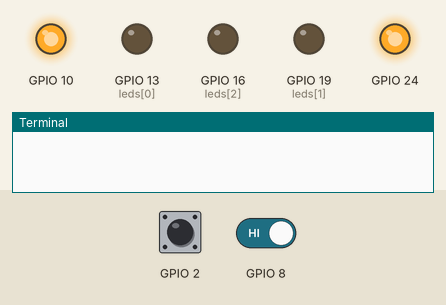
A program run on a simulated Raspberry Pi (BCM pin numbers). Shown: output pins drawn as LEDs (lit = HIGH), the last lines printed to the terminal. Inputs (shaded band) come from the test bench; at power-on: GPIO 8 HIGH, GPIO 2 HIGH. At 6.6 s the program stops and its outputs stay as they are.

Above: at 5.0 s.
5.1 s: GPIO 8 driven LOW
At 5.7 s:
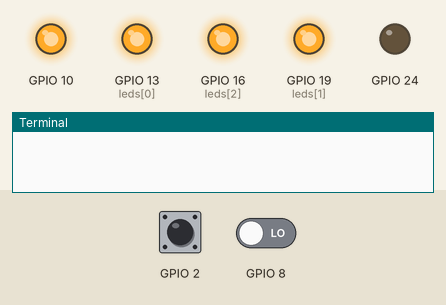
6.6 s: GPIO 2 pulled LOW for 0.15 s
At 7.8 s:
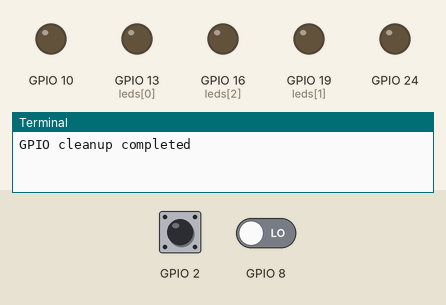
Timing chart, 0 to 8.1 s (numbered marks = the images above; inputs shaded):
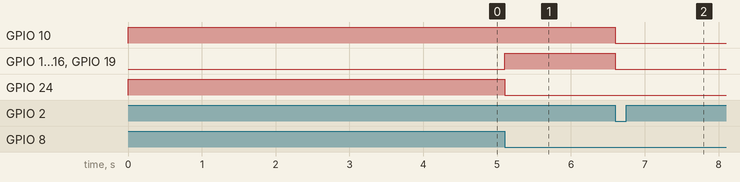

The program:

switch.py
```python
import RPi.GPIO as GPIO

GPIO.setmode(GPIO.BCM)
GPIO.setup(8, GPIO.IN)
GPIO.setup(2, GPIO.IN)

leds = [13, 19, 16]

GPIO.setup(24, GPIO.OUT)
GPIO.setup(13, GPIO.OUT)
GPIO.setup(16, GPIO.OUT)
GPIO.setup(19, GPIO.OUT)
GPIO.setup(10, GPIO.OUT)
GPIO.output(10, GPIO.HIGH)

try:
    while GPIO.input(2):
        button = not GPIO.input(8)
        for i in leds:
            GPIO.output(i, button)
        GPIO.output(24, not button)
except KeyboardInterupt:
    print('The program was stopped by keyboard.')
finally:
    GPIO.output(10, GPIO.LOW)
    GPIO.output(24, GPIO.LOW)
    GPIO.cleanup()
    print('GPIO cleanup completed')
```

Measured:
- after the input at 5.1 s, GPIO 13 (leds[0]), GPIO 16 (leds[2]), GPIO 19 (leds[1]): LOW → HIGH at once; GPIO 24: HIGH → LOW at once
- after the input at 6.6 s, GPIO 10, GPIO 13 (leds[0]), GPIO 16 (leds[2]), GPIO 19 (leds[1]): HIGH → LOW at once
